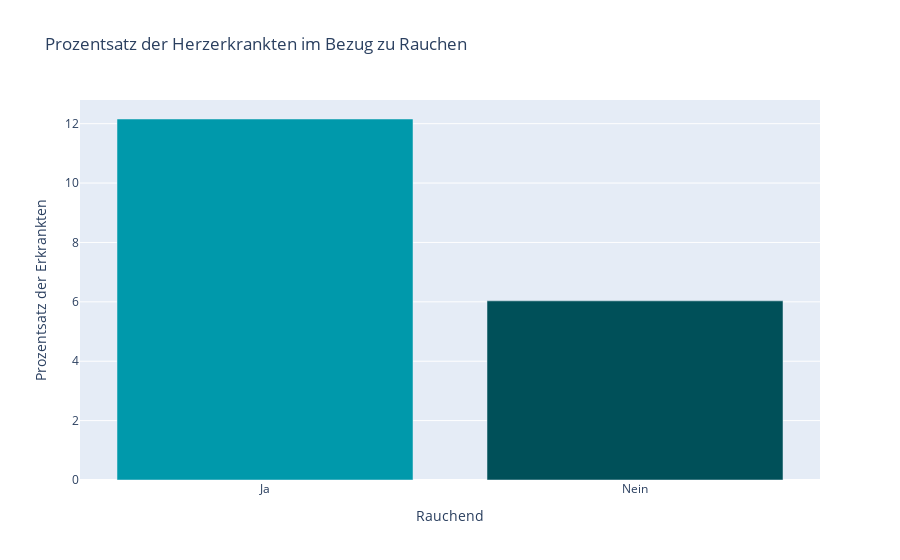

Source (notebook cell):
### Markdown cell above
### Rauchen

### Code cell
grouped_data = heart_data.groupby(['Smoking', 'HeartDisease']).size().unstack(fill_value=0)

# Berechnen des Prozentsatzes der erkrankten rauchenden/nichtrauchenden Personen 
grouped_data['Total'] = grouped_data.sum(axis=1)
grouped_data['Percent_Yes'] = grouped_data['Ja'] / grouped_data['Total'] * 100

# Visualisierung
fig = go.Figure()

fig.add_trace(go.Bar(
    x=grouped_data.index,
    y=grouped_data['Percent_Yes'],
    name='Erkrankte',
    marker_color=['#0099ab','#005059']
))

fig.update_layout(
    title='Prozentsatz der Herzerkrankten im Bezug zu Rauchen',
    xaxis=dict(title='Rauchend'),
    yaxis=dict(title='Prozentsatz der Erkrankten'),
    showlegend=False
)

fig.show()

### Figure 1 — Plotly figure (JSON) as saved in the notebook; plotly's stock layout.template omitted (floating-point values rounded to 4 significant figures)
{"data": [{"marker": {"color": ["#0099ab", "#005059"]}, "name": "Erkrankte", "type": "bar", "x": ["Ja", "Nein"], "y": [12.16, 6.033]}], "layout": {"showlegend": false, "title": {"text": "Prozentsatz der Herzerkrankten im Bezug zu Rauchen"}, "xaxis": {"title": {"text": "Rauchend"}}, "yaxis": {"title": {"text": "Prozentsatz der Erkrankten"}}}}
